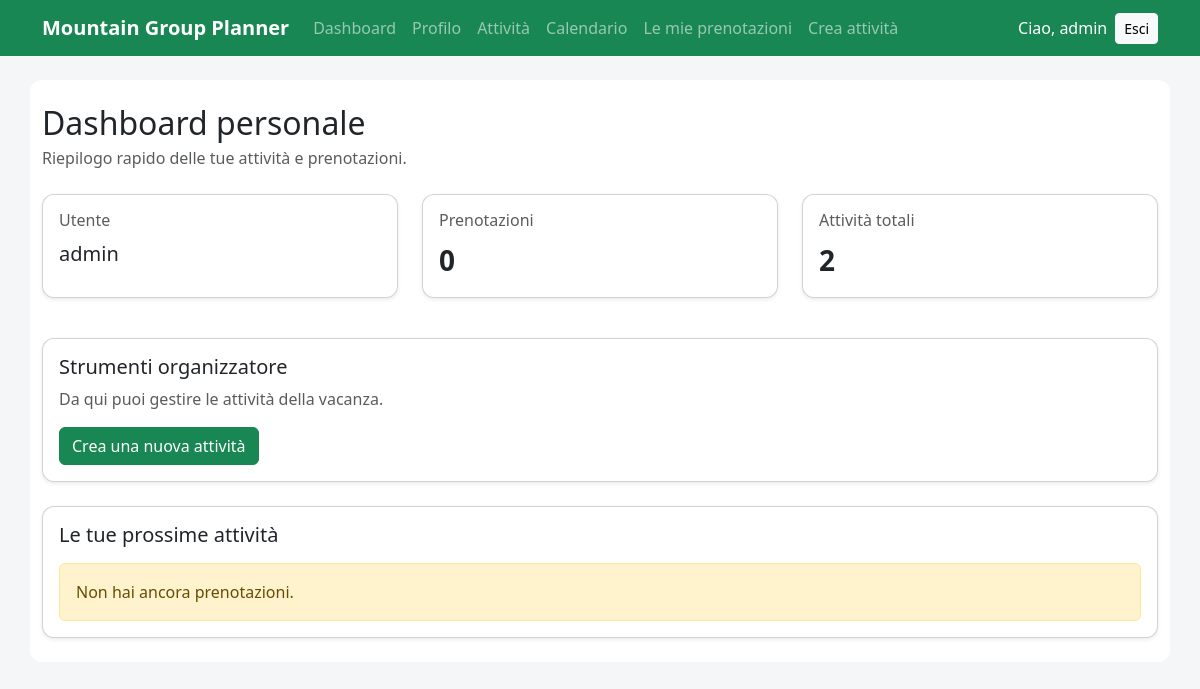
The app's page /accounts/dashboard/ (signed in), older data.
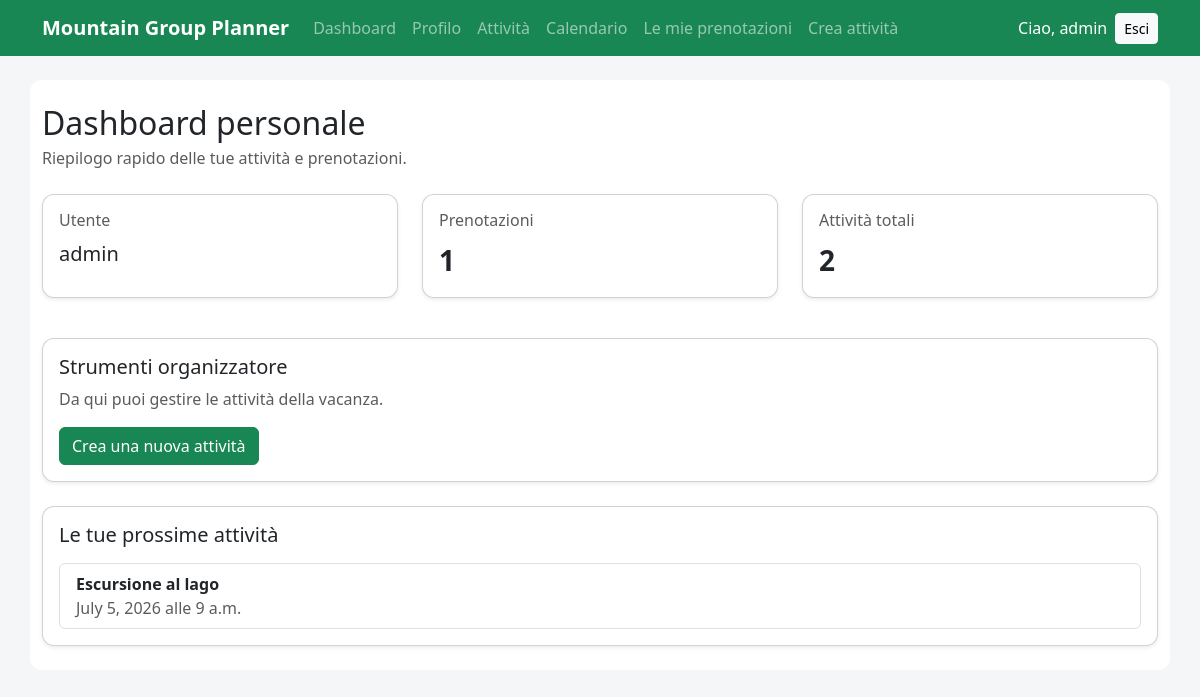
The same page, newer data.
### activities/models.py (models this page shows, shortened)
class Booking(models.Model):
    user = models.ForeignKey(
        settings.AUTH_USER_MODEL,
        on_delete=models.CASCADE,
        related_name="bookings"
    )
    activity = models.ForeignKey(
        Activity,
        on_delete=models.CASCADE,
        related_name="bookings"
    )
    created_at = models.DateTimeField(auto_now_add=True)
    class Meta:
        unique_together = ("user", "activity")
        ordering = ["-created_at"]

class Activity(models.Model):
    title = models.CharField(max_length=200)
    category = models.ForeignKey(
        Category,
        on_delete=models.SET_NULL,
        null=True,
        blank=True,
        related_name="activities"
    )
    description = models.TextField()
    date = models.DateField()
    start_time = models.TimeField()
    end_time = models.TimeField(blank=True, null=True)
    meeting_place = models.CharField(max_length=200)
    max_participants = models.PositiveIntegerField()
    what_to_bring = models.TextField(blank=True)
    created_by = models.ForeignKey(
        settings.AUTH_USER_MODEL,
        on_delete=models.CASCADE,
        related_name="created_activities"
    )
    created_at = models.DateTimeField(auto_now_add=True)
    updated_at = models.DateTimeField(auto_now=True)
    class Meta:
        verbose_name_plural = "Activities"

### accounts/views.py (the view)
# urls.py: path("dashboard/", views.dashboard, name="dashboard"),
@login_required
def dashboard(request):
    user_bookings = Booking.objects.filter(
        user=request.user
    ).select_related("activity").order_by(
        "activity__date",
        "activity__start_time"
    )
    total_bookings = user_bookings.count()
    context = {
        "user_bookings": user_bookings,
        "total_bookings": total_bookings,
    }
    if request.user.is_staff:
        context["total_activities"] = Activity.objects.count()
        context["total_all_bookings"] = Booking.objects.count()
    return render(request, "accounts/dashboard.html", context)

### templates/accounts/dashboard.html (shortened to what this page needs)
{% extends "base.html" %}
{% block content %}
    <div class="mb-4">
        <h2 class="mb-1">Dashboard personale</h2>
        <p class="text-muted mb-0">
            Riepilogo rapido delle tue attività e prenotazioni.
        </p>
    </div>
    <div class="row mb-4">
        <div class="col-md-4 mb-3">
            <div class="card shadow-sm h-100">
                <div class="card-body">
                    <h3 class="h6 text-muted">Utente</h3>
                    <p class="fs-5 mb-0">{{ user.username }}</p>
                </div>
            </div>
        </div>
        <div class="col-md-4 mb-3">
            <div class="card shadow-sm h-100">
                <div class="card-body">
                    <h3 class="h6 text-muted">Prenotazioni</h3>
                    <p class="fs-3 fw-bold mb-0">{{ total_bookings }}</p>
                </div>
            </div>
        </div>
        {% if user.is_staff %}
            <div class="col-md-4 mb-3">
                <div class="card shadow-sm h-100">
                    <div class="card-body">
                        <h3 class="h6 text-muted">Attività totali</h3>
                        <p class="fs-3 fw-bold mb-0">{{ total_activities }}</p>
                    </div>
                </div>
            </div>
        {% endif %}
    </div>
    {% if user.is_staff %}
        <div class="card shadow-sm mb-4">
            <div class="card-body">
                <h3 class="h5">Strumenti organizzatore</h3>
                <p class="text-muted">
                    Da qui puoi gestire le attività della vacanza.
                </p>
                <a href="{% url 'activities:create_activity' %}" class="btn btn-success">
                    Crea una nuova attività
                </a>
            </div>
        </div>
    {% endif %}
    <div class="card shadow-sm">
        <div class="card-body">
            <h3 class="h5 mb-3">Le tue prossime attività</h3>
            {% if user_bookings %}
                <div class="list-group">
                    {% for booking in user_bookings %}
                        <a href="{% url 'activities:activity_detail' booking.activity.pk %}" class="list-group-item list-group-item-action">
                            <strong>{{ booking.activity.title }}</strong>
                            <br>
                            <span class="text-muted">
                                {{ booking.activity.date }} alle {{ booking.activity.start_time }}
                            </span>
                        </a>
                    {% endfor %}
                </div>
            {% else %}
                <div class="alert alert-warning mb-0">
                    Non hai ancora prenotazioni.
                </div>
            {% endif %}
        </div>
    </div>
{% endblock %}

Row changes from the older to the newer data that the page shows:
added Booking: activity "Escursione al lago", activity "July 5, 2026", activity.start_time "9 a.m."
Text that changed along with them:
{{ total_bookings }}: "0" → "1"
text no longer shown: "Non hai ancora prenotazioni."
